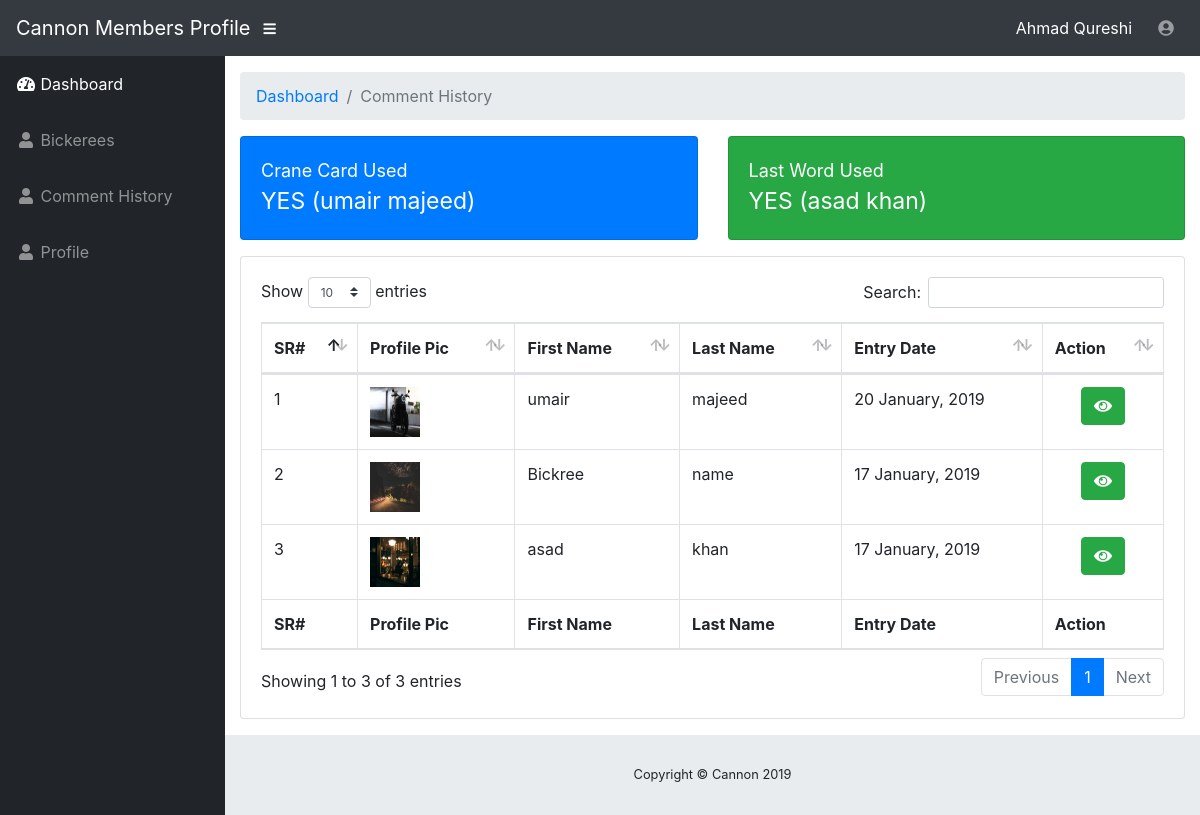
Screenshot of /members/coment_history.php (signed in) with the database file from the repository.
### tables this page shows
CREATE TABLE `users` (
  `id` int(11) NOT NULL,
  `f_name` varchar(255) NOT NULL,
  `l_name` varchar(255) NOT NULL,
  `email` varchar(255) NOT NULL,
  `username` varchar(255) NOT NULL,
  `password` varchar(255) NOT NULL,
  `hometown` varchar(255) NOT NULL,
  `user_pic` varchar(255) NOT NULL,
  `bick_class` varchar(255) NOT NULL,
  `major` varchar(255) NOT NULL,
  `extracurricular` varchar(255) NOT NULL,
  `status` int(11) NOT NULL COMMENT '1=active, 0=not active',
  `account_type` int(11) NOT NULL COMMENT '1=admin, 2=member, 3=bikerrer',
  `entery_date` date NOT NULL
);

CREATE TABLE `comments` (
  `id` int(11) NOT NULL,
  `user_id` int(11) NOT NULL,
  `bickree_id` int(11) NOT NULL,
  `comment_type` int(11) NOT NULL COMMENT '1=red card, 2=green card ,3=crane card, 4=last word',
  `detail` varchar(255) NOT NULL,
  `entery_date` timestamp NOT NULL DEFAULT CURRENT_TIMESTAMP ON UPDATE CURRENT_TIMESTAMP
);

### members/coment_history.php (the view, shortened to what this page needs)
<?php include '../include/config.php';
if(isset($_SESSION['admin']) && $_SESSION['admin'] !='')
{
?>
<?php include 'include/header.php';?>
        <div class="container-fluid">
          <ol class="breadcrumb">
            <li class="breadcrumb-item">
              <a href="dashboard.php">Dashboard</a>
            </li>
            <li class="breadcrumb-item active">Comment History</li>
          </ol>
          <div class="row">
            <div class="col-xl-6 col-sm-6 mb-3">
              <div class="card text-white bg-primary o-hidden h-100">
                <div class="card-body">
                  <div class="mr-5" style="font-size: 18px;color: white;">Crane Card Used</div>
                  <div class="mr-5" style="font-size: 23px;color: white;">
                    <?php
                    $get_data=$goodideas->query("SELECT * FROM comments where user_id='".$_SESSION['admin']."' AND comment_type=3 ");
                    if($get_data->num_rows > 0)
                    {
                      $get_data_row=$get_data->fetch_array();
                      $get_bick=$goodideas->query("SELECT * FROM users where id='".$get_data_row['bickree_id']."' ");
                      if($get_bick->num_rows > 0)
                      {
                        $get_bick_row=$get_bick->fetch_array();
                        echo "YES "."(".$get_bick_row['f_name']." ".$get_bick_row['l_name'].")";
                      }
                    }
                    else
                    {
                      echo "No";
                    }
                    ?>
                  </div>
                </div>
              </div>
            </div>
            <div class="col-xl-6 col-sm-6 mb-3">
              <div class="card text-white bg-success o-hidden h-100">
                <div class="card-body">
                  <div class="mr-5" style="font-size: 18px;color: white;">Last Word Used</div>
                  <div class="mr-5" style="font-size: 23px;color: white;color: white;">
                    <?php
                    $get_data=$goodideas->query("SELECT * FROM comments where user_id='".$_SESSION['admin']."' AND comment_type=4");
                    if($get_data->num_rows > 0)
                    {
                      $get_data_row=$get_data->fetch_array();
                      $get_bick=$goodideas->query("SELECT * FROM users where id='".$get_data_row['bickree_id']."' ");
                      if($get_bick->num_rows > 0)
                      {
                        $get_bick_row=$get_bick->fetch_array();
                        echo "YES "."(".$get_bick_row['f_name']." ".$get_bick_row['l_name'].")";
                      }
                    }
                    else
                    {
                      echo "No";
                    }
                    ?>
                  </div>
                </div>
              </div>
            </div>
          </div>
          <div class="card mb-3">
            <div class="card-body">
              <div class="table-responsive">
                <table class="table table-bordered" id="dataTable" width="100%" cellspacing="0">
                  <thead>
                    <tr>
                      <th>SR#</th>
                      <th>Profile Pic</th>
                      <th>First Name</th>
                      <th>Last Name</th>
                      <th>Entry Date</th>
                      <th>Action</th>
                    </tr>
                  </thead>
                  <tfoot>
                    <tr>
                      <th>SR#</th>
                      <th>Profile Pic</th>
                      <th>First Name</th>
                      <th>Last Name</th>
                      <th>Entry Date</th>
                      <th>Action</th>
                    </tr>
                  </tfoot>
                  <tbody>
                    <?php
                    $counter=1;
                    $get_event=$goodideas->query("SELECT comments.id,comments.user_id,comments.bickree_id,comments.comment_type,comments.detail,comments.entery_date as coment_date, users.id as bick_id,users.user_pic,users.f_name, users.l_name FROM  comments INNER JOIN users ON  users.account_type = 3 AND  comments.bickree_id=users.id AND comments.user_id='".$_SESSION['admin']."' Group by comments.bickree_id order by comments.entery_date desc");
                    if($get_event->num_rows > 0)
                    {
                      while($get_event_row=$get_event->fetch_array())
                      {
                      ?>
                        <tr>
                          <td><?php echo $counter++;?></td>
                          <td data-title="Photo">
                              <?php
                              if($get_event_row['user_pic'] != '')
                              {?>
                                  <img src="../uploads/<?php echo $get_event_row['user_pic'];?>" width="50px" height="50px" class="img-rounded" alt="" />
                              <?php
                             }
                             else
                              {
                                echo "No image Available";
                              }
                              ?>
                          </td>
                          <td><?php echo $get_event_row['f_name'];?></td>
                          <td><?php echo $get_event_row['l_name'];?></td>
                          <td><?php echo date("d F, Y", strtotime($get_event_row['coment_date']));?></td>
                          <td data-title="Action" style="display: flex;justify-content: space-evenly;">
                            <form action="view_history.php" method="post" class="action_form_buttons">
                              <button type="submit" class='btn btn-success btn-xs mrg' data-placement='top' data-toggle='tooltip' data-original-title='View Commnts'><i class='fa fa-eye'></i></button>
                            </form>
                          </td>
                        </tr>
                      <?php
                      }
                    }
                    ?>
                  </tbody>
                </table>
              </div>
            </div>
          </div>
        </div>
<?php include 'include/footer.php';?>
<?php
}
else
{
?>
<script>
  document.location='../index.php';
</script>
<?php
}
?>

### members/include/header.php (shortened to what this page needs)
<!DOCTYPE html>
<html lang="en">
  <head>
    <link href="../vendor/bootstrap/css/bootstrap.min.css" rel="stylesheet">
    <link href="../vendor/fontawesome-free/css/all.min.css" rel="stylesheet" type="text/css">
    <link href="../vendor/datatables/dataTables.bootstrap4.css" rel="stylesheet">
    <link href="../css/sb-admin.css" rel="stylesheet">
  </head>
  <body id="page-top">
    <nav class="navbar navbar-expand navbar-dark bg-dark static-top">
      <a class="navbar-brand mr-1" href="dashboard.php">Cannon Members Profile</a>
      <button class="btn btn-link btn-sm text-white order-1 order-sm-0" id="sidebarToggle" href="#">
        <i class="fas fa-bars"></i>
      </button>
      <form class="d-none d-md-inline-block form-inline ml-auto mr-0 mr-md-3 my-2 my-md-0">
        <span style="color:white;">
          <?php
          $get_name=$goodideas->query("SELECT * FROM users where id='".$_SESSION['admin']."' ");
          if($get_name->num_rows > 0)
          {
            $get_name_row=$get_name->fetch_array();
            echo $get_name_row['f_name']." ".$get_name_row['l_name'];
          }
          ?>
        </span>
      </form>
      <ul class="navbar-nav ml-auto ml-md-0">
        <li class="nav-item dropdown no-arrow">
          <a class="nav-link dropdown-toggle" href="#" id="userDropdown" role="button" data-toggle="dropdown" aria-haspopup="true" aria-expanded="false">
            <?php
            if($get_name_row['user_pic'] != '')
            {
            ?>
              <img src="../uploads/<?php echo $get_name_row['user_pic'];?>" width="40" height="40" style="border-radius: 50px;">
            <?php
            }
            else
            {
            ?>
               <i class="fas fa-user-circle fa-fw"></i>
            <?php
            }
            ?>
          </a>
        </li>
      </ul>
    </nav>
    <div id="wrapper">
      <ul class="sidebar navbar-nav">
        <li class="nav-item active">
          <a class="nav-link" href="dashboard.php">
            <i class="fas fa-fw fa-tachometer-alt"></i>
            <span>Dashboard</span>
          </a>
        </li>
        <li class="nav-item">
          <a class="nav-link" href="Bickeree.php">
            <i class="fas fa-fw fa-user"></i>
            <span>Bickerees</span></a>
        </li>
        <li class="nav-item">
          <a class="nav-link" href="coment_history.php">
            <i class="fas fa-fw fa-user"></i>
            <span>Comment History</span></a>
        </li>
        <li class="nav-item">
          <a class="nav-link" href="profile.php">
            <i class="fas fa-fw fa-user"></i>
            <span>Profile</span></a>
        </li>
      </ul>
      <div id="content-wrapper">

### css/sb-admin.css (style rules this page uses)
html { position: relative; min-height: 100%; }
body { height: 100%; }
#wrapper { display: -webkit-box; display: -ms-flexbox; display: flex; }
#wrapper #content-wrapper { overflow-x: hidden; width: 100%; padding-top: 1rem; padding-bottom: 80px; }
.o-hidden { overflow: hidden !important; }
.navbar-nav .nav-item.active .nav-link { color: #fff; }
.navbar-nav .nav-item.dropdown .dropdown-toggle::after { width: 1rem; text-align: center; float: right; vertical-align: 0; border: 0; font-weight: 900; content: '\f105'; font-family: 'Font Awesome 5 Free'; }
.navbar-nav .nav-item.dropdown.no-arrow .dropdown-toggle::after { display: none; }
.sidebar { width: 90px !important; background-color: #212529; min-height: calc(100vh - 56px); }
.sidebar .nav-item:last-child { margin-bottom: 1rem; }
.sidebar .nav-item .nav-link { text-align: center; padding: 0.75rem 1rem; width: 90px; }
.sidebar .nav-item .nav-link span { font-size: 0.65rem; display: block; }
.sidebar .nav-item .nav-link { color: rgba(255, 255, 255, 0.5); }
@media (min-width: 768px) { .sidebar { width: 225px !important; } }
@media (min-width: 768px) { .sidebar .nav-item .nav-link { display: block; width: 100%; text-align: left; padding: 1rem; width: 225px; } }
@media (min-width: 768px) { .sidebar .nav-item .nav-link span { font-size: 1rem; display: inline; } }
:root { --input-padding-x: 0.75rem; --input-padding-y: 0.75rem; }

### rows the page displays
users: f_name "Ahmad", l_name "Qureshi"
users: f_name "umair", l_name "majeed"
users: f_name "asad", l_name "khan"
comments: users.user_pic (picture), users.f_name "umair", users.l_name "majeed", entery_date "20 January, 2019"
comments: users.user_pic (picture), users.f_name "Bickree", users.l_name "name", entery_date "17 January, 2019"
comments: users.user_pic (picture), users.f_name "asad", users.l_name "khan", entery_date "17 January, 2019"
